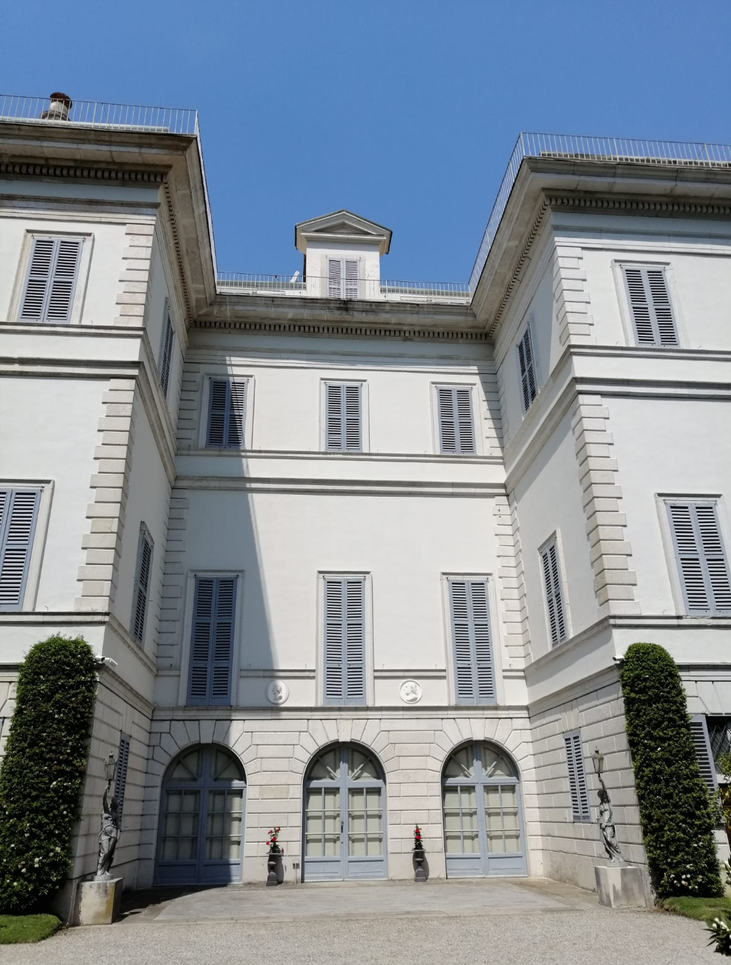
%> input picture img/villa_image.png, 731 x 965 px, shrunk from 1078 x 1424 before the run
$ octave main_edges.m   (GNU Octave 9; MATLAB toolbox functions it lacks are replaced by stand-ins)
%> lines starting %> are read from the running program, lines starting %| are printed output that depends on the picture
%%
% #########################################################################
% ----------------------- F1 - EDGES DETECTION --------------------------
% #########################################################################

% reading the image file
I = imread('../../img/villa_image.png');
%> I is the input picture: size 965x731x3 uint8; mean R, G, B 130.4, 139.6, 148.8

% transform from rgb to grayscale
I = rgb2gray(I);
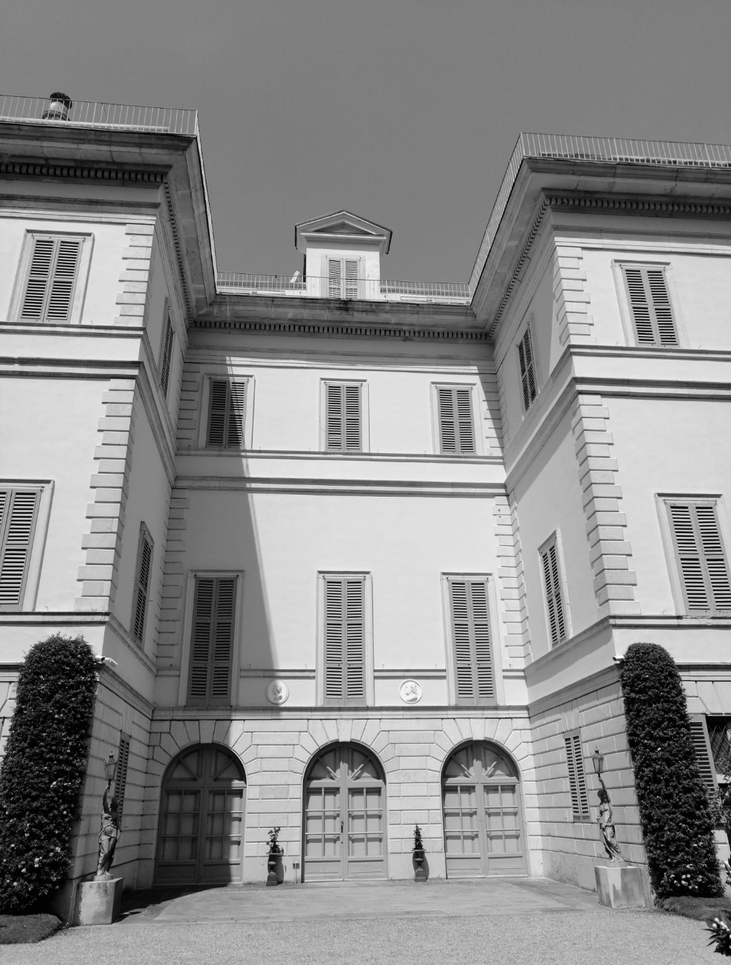
%> I: size 965x731 uint8; min 0, max 255, mean 137.9

% set the image values to double
I = im2double(I);
%> I: size 965x731 double

% Otsu Method for selecting the threshold
%level = graythresh(I)

% apply Canny Algorithm for feature extraction
edgs = edge(I, 'canny', [0.025 0.05]);
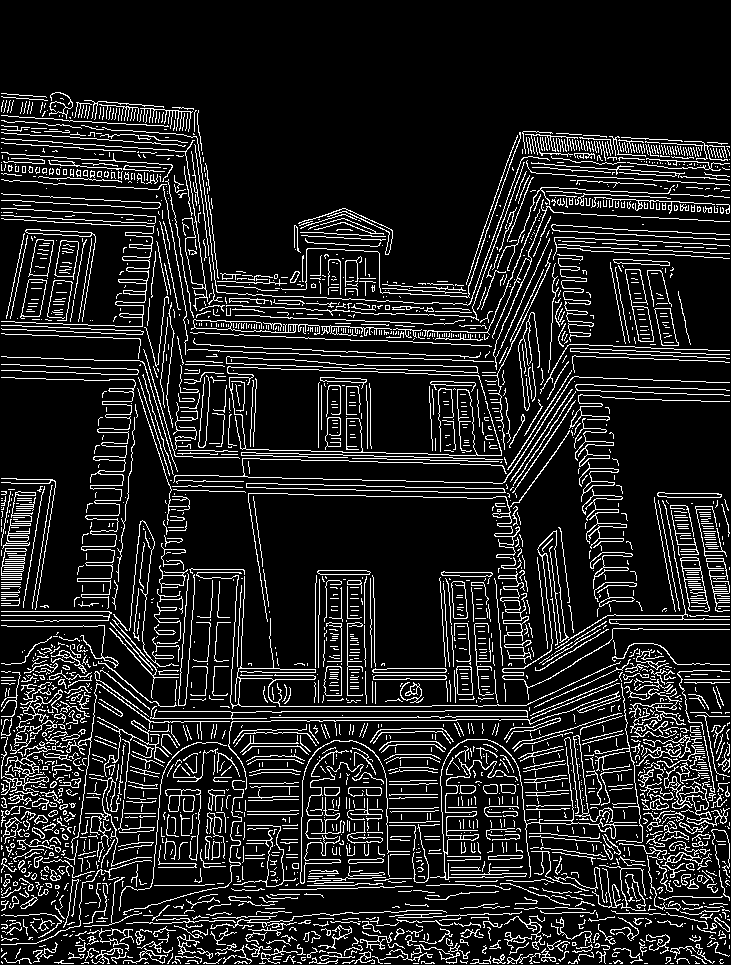
%> edgs: size 965x731 logical; 13.1% white in thin lines or dots

% show the edge image
figure(1), imshow(edgs);

% save the image with edges extracted
%imwrite(edgs, '../img/villa_edges.png')
